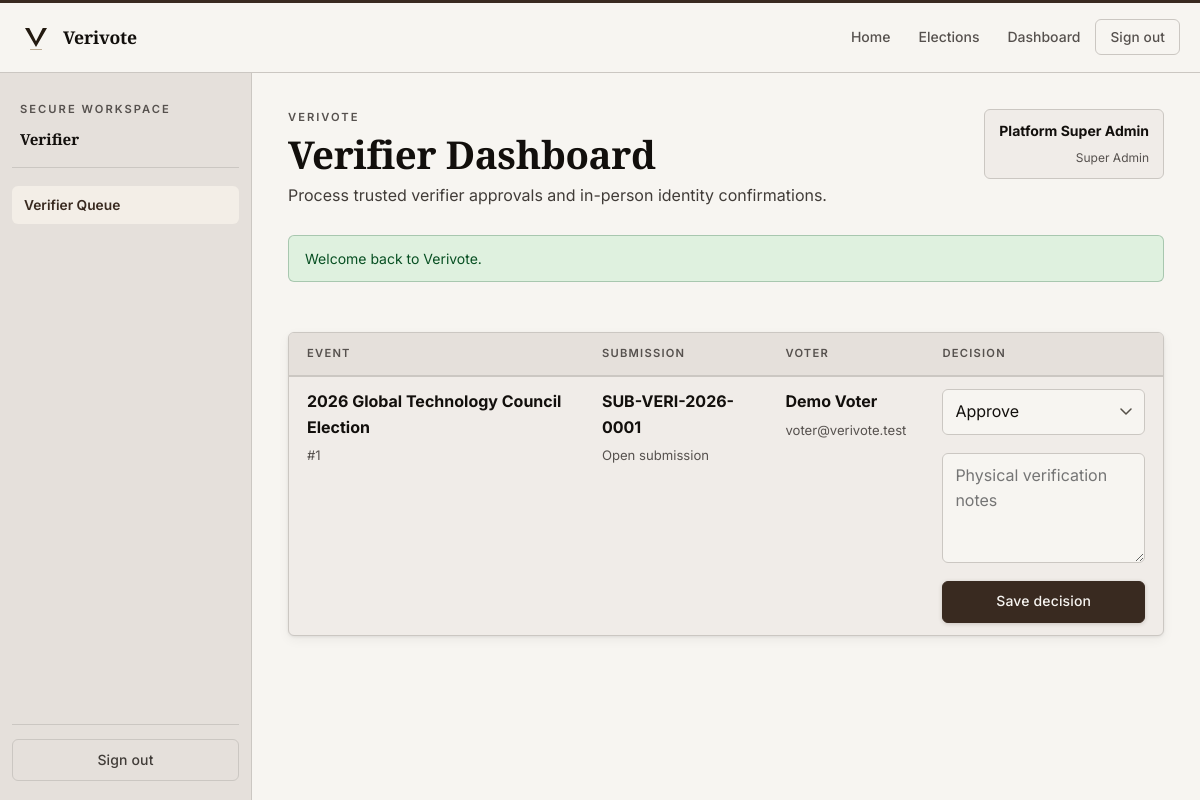
The app's page /verifier/dashboard.php (signed in), older data.
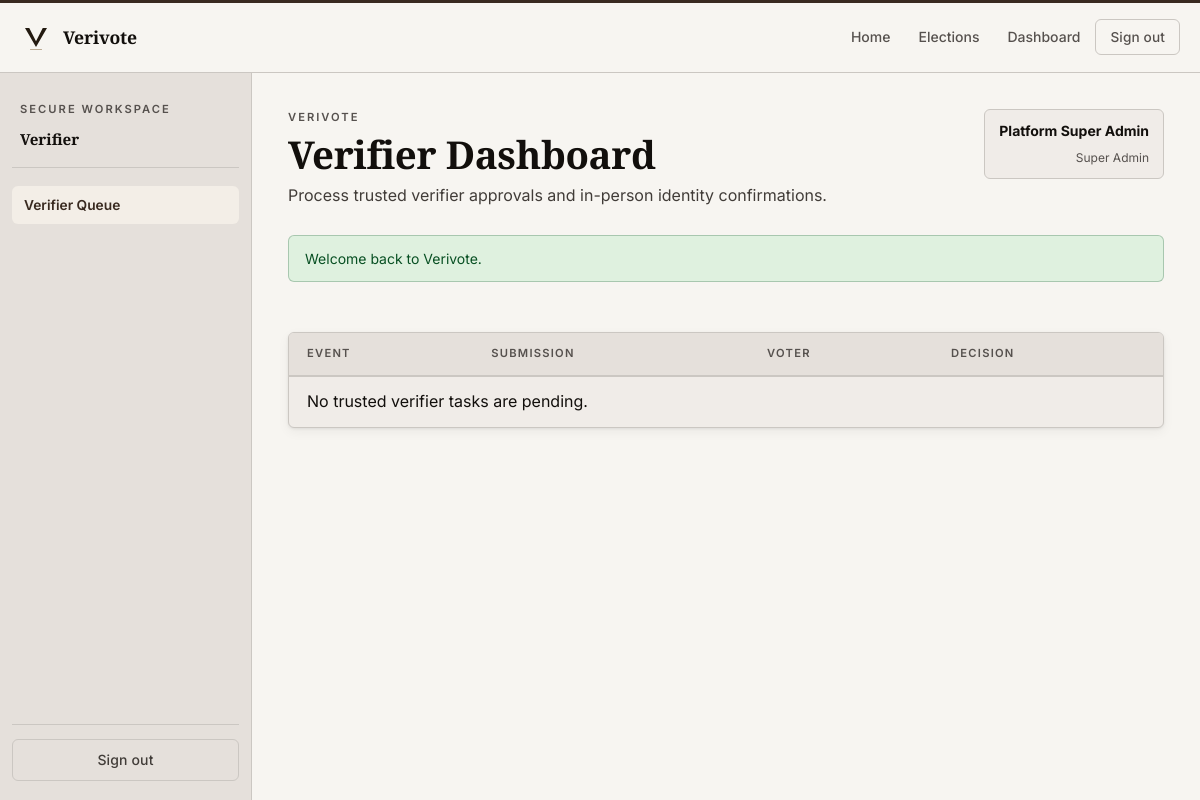
The same page, newer data.
### tables this page shows
CREATE TABLE voter_verifications (
    id BIGINT UNSIGNED AUTO_INCREMENT PRIMARY KEY,
    submission_id BIGINT UNSIGNED NOT NULL,
    verification_method_id BIGINT UNSIGNED NOT NULL,
    is_required_snapshot TINYINT(1) NOT NULL DEFAULT 1,
    status ENUM('pending', 'under_review', 'approved', 'rejected', 'waived') NOT NULL DEFAULT 'pending',
    verifier_user_id BIGINT UNSIGNED NULL,
    notes TEXT NULL,
    verified_at DATETIME NULL,
    created_at TIMESTAMP NOT NULL DEFAULT CURRENT_TIMESTAMP,
    updated_at TIMESTAMP NOT NULL DEFAULT CURRENT_TIMESTAMP ON UPDATE CURRENT_TIMESTAMP,
    UNIQUE KEY uniq_submission_method (submission_id, verification_method_id),
    CONSTRAINT fk_voter_verifications_submission FOREIGN KEY (submission_id) REFERENCES voter_event_submissions(id) ON DELETE CASCADE,
    CONSTRAINT fk_voter_verifications_method FOREIGN KEY (verification_method_id) REFERENCES verification_methods(id) ON DELETE CASCADE,
    CONSTRAINT fk_voter_verifications_user FOREIGN KEY (verifier_user_id) REFERENCES users(id) ON DELETE SET NULL
);

CREATE TABLE events (
    id BIGINT UNSIGNED AUTO_INCREMENT PRIMARY KEY,
    created_by BIGINT UNSIGNED NOT NULL,
    title VARCHAR(200) NOT NULL,
    slug VARCHAR(220) NOT NULL UNIQUE,
    description TEXT NOT NULL,
    ballot_type ENUM('single_choice') NOT NULL DEFAULT 'single_choice',
    status ENUM('draft', 'scheduled', 'active', 'closed', 'archived') NOT NULL DEFAULT 'draft',
    start_at DATETIME NOT NULL,
    end_at DATETIME NOT NULL,
    timezone VARCHAR(80) NOT NULL DEFAULT 'UTC',
    result_visibility ENUM('private', 'public_after_close', 'public_live') NOT NULL DEFAULT 'public_after_close',
    personal_verification_enabled TINYINT(1) NOT NULL DEFAULT 1,
    public_audit_enabled TINYINT(1) NOT NULL DEFAULT 1,
    allow_self_registration TINYINT(1) NOT NULL DEFAULT 1,
    max_votes_per_token TINYINT UNSIGNED NOT NULL DEFAULT 1,
    verification_policy ENUM('all_required', 'any_one', 'custom') NOT NULL DEFAULT 'all_required',
    eligibility_rules TEXT NULL,
    event_notice TEXT NULL,
    created_at TIMESTAMP NOT NULL DEFAULT CURRENT_TIMESTAMP,
    updated_at TIMESTAMP NOT NULL DEFAULT CURRENT_TIMESTAMP ON UPDATE CURRENT_TIMESTAMP,
    CONSTRAINT fk_events_creator FOREIGN KEY (created_by) REFERENCES users(id)
);

CREATE TABLE voter_event_submissions (
    id BIGINT UNSIGNED AUTO_INCREMENT PRIMARY KEY,
    event_id BIGINT UNSIGNED NOT NULL,
    user_id BIGINT UNSIGNED NOT NULL,
    submission_reference VARCHAR(36) NOT NULL UNIQUE,
    status ENUM('pending', 'under_review', 'approved', 'rejected') NOT NULL DEFAULT 'pending',
    approval_notes TEXT NULL,
    submitted_at DATETIME NOT NULL DEFAULT CURRENT_TIMESTAMP,
    approved_at DATETIME NULL,
    approved_by BIGINT UNSIGNED NULL,
    last_reviewed_at DATETIME NULL,
    created_at TIMESTAMP NOT NULL DEFAULT CURRENT_TIMESTAMP,
    updated_at TIMESTAMP NOT NULL DEFAULT CURRENT_TIMESTAMP ON UPDATE CURRENT_TIMESTAMP,
    UNIQUE KEY uniq_submission (event_id, user_id),
    CONSTRAINT fk_submissions_event FOREIGN KEY (event_id) REFERENCES events(id) ON DELETE CASCADE,
    CONSTRAINT fk_submissions_user FOREIGN KEY (user_id) REFERENCES users(id) ON DELETE CASCADE,
    CONSTRAINT fk_submissions_approver FOREIGN KEY (approved_by) REFERENCES users(id) ON DELETE SET NULL
);

CREATE TABLE users (
    id BIGINT UNSIGNED AUTO_INCREMENT PRIMARY KEY,
    role_id INT UNSIGNED NOT NULL,
    full_name VARCHAR(150) NOT NULL,
    email VARCHAR(190) NOT NULL UNIQUE,
    phone VARCHAR(40) NOT NULL UNIQUE,
    password_hash VARCHAR(255) NOT NULL,
    status ENUM('pending', 'active', 'suspended') NOT NULL DEFAULT 'pending',
    email_verified_at DATETIME NULL,
    phone_verified_at DATETIME NULL,
    last_login_at DATETIME NULL,
    failed_login_count INT UNSIGNED NOT NULL DEFAULT 0,
    created_at TIMESTAMP NOT NULL DEFAULT CURRENT_TIMESTAMP,
    updated_at TIMESTAMP NOT NULL DEFAULT CURRENT_TIMESTAMP ON UPDATE CURRENT_TIMESTAMP,
    CONSTRAINT fk_users_role FOREIGN KEY (role_id) REFERENCES roles(id)
);

### includes/helpers.php (called while the page is built, shortened)
<?php
function app_config(?string $key = null, mixed $default = null): mixed
{
    global $appConfig;
    $segments = explode('.', $key);
    $value = $appConfig;
    foreach ($segments as $segment) {
        $value = $value[$segment];
    }
    return $value;
}
function app_base_path(): string
{
    static $cached = null;
    if (is_string($cached)) {
        return $cached;
    }
    $documentRoot = realpath((string) ($_SERVER['DOCUMENT_ROOT'] ?? ''));
    $projectRoot = realpath(BASE_PATH);
    $documentRoot = str_replace('\\', '/', $documentRoot);
    $projectRoot = str_replace('\\', '/', $projectRoot);
    if ($projectRoot === $documentRoot) {
        $cached = '';
        return $cached;
    }
    $prefix = rtrim($documentRoot, '/') . '/';
    $relative = trim(substr($projectRoot, strlen($prefix)), '/');
    $cached = $relative === '' ? '' : '/' . $relative;
    return $cached;
}
function base_url(string $path = ''): string
{
    $appUrl = (string) app_config('app_url', '');
    $path = '/' . ltrim($path, '/');
    $basePath = app_base_path();
    if ($basePath === '') {
        return $path;
    }
    return $path === '/' ? $basePath . '/' : $basePath . $path;
}
function e(null|string|int|float $value): string
{
    return htmlspecialchars((string) $value, ENT_QUOTES | ENT_SUBSTITUTE, 'UTF-8');
}
function fetch_all(string $sql, array $params = []): array
{
    $statement = db()->prepare($sql);
    $statement->execute($params);
    return $statement->fetchAll();
}

### includes/flash.php (called while the page is built, shortened)
<?php
function pull_flashes(): array
{
    $messages = $_SESSION['flash_messages'] ?? [];
    return $messages;
}

### includes/auth.php (called while the page is built, shortened)
<?php
function current_user(bool $refresh = false): ?array
{
    if (!$refresh && isset($_SESSION['cached_user'])) {
        return $_SESSION['cached_user'];
    }
    $user = fetch_one(
        'SELECT users.*, roles.slug AS role_slug, roles.name AS role_name
         FROM users
         INNER JOIN roles ON roles.id = users.role_id
         WHERE users.id = :user_id',
        ['user_id' => (int) $_SESSION['user_id']]
    );
    return $user;
}
function current_role_slug(): ?string
{
    return current_user()['role_slug'] ?? null;
}
function has_role(string|array $roleSlug): bool
{
    $current = current_role_slug();
    if (is_array($roleSlug)) {
        return in_array($current, $roleSlug, true);
    }
    return $current === $roleSlug;
}

### config/database.php (called while the page is built, shortened)
<?php
function db(): PDO
{
    $config = app_config('db');
    $dsn = sprintf(
        'mysql:host=%s;port=%s;dbname=%s;charset=%s',
        $config['host'],
        $config['port'],
        $config['name'],
        $config['charset']
    );
    $pdo = new PDO($dsn, $config['user'], $config['pass'], [
        PDO::ATTR_ERRMODE => PDO::ERRMODE_EXCEPTION,
        PDO::ATTR_DEFAULT_FETCH_MODE => PDO::FETCH_ASSOC,
        PDO::ATTR_EMULATE_PREPARES => false,
    ]);
    return $pdo;
}

### verifier/dashboard.php (the view, shortened to what the changed rows need)
<?php
$user = current_user();
$queue = has_role('super_admin')
    ? fetch_all(
        'SELECT vv.*, vm.label, ves.submission_reference, ves.id AS submission_id, events.id AS event_id, events.title AS event_title,
                users.full_name, users.email
         FROM voter_verifications vv
         INNER JOIN verification_methods vm ON vm.id = vv.verification_method_id
         INNER JOIN voter_event_submissions ves ON ves.id = vv.submission_id
         INNER JOIN events ON events.id = ves.event_id
         INNER JOIN users ON users.id = ves.user_id
         WHERE vm.method_key = "trusted_verifier" AND vv.status IN ("pending", "under_review")
         ORDER BY vv.id ASC'
    )
    : fetch_all(
        'SELECT vv.*, vm.label, ves.submission_reference, ves.id AS submission_id, events.id AS event_id, events.title AS event_title,
                users.full_name, users.email
         FROM voter_verifications vv
         INNER JOIN verification_methods vm ON vm.id = vv.verification_method_id
         INNER JOIN voter_event_submissions ves ON ves.id = vv.submission_id
         INNER JOIN events ON events.id = ves.event_id
         INNER JOIN users ON users.id = ves.user_id
         INNER JOIN verifiers ON verifiers.event_id = events.id AND verifiers.user_id = :user_id AND verifiers.is_active = 1
         WHERE vm.method_key = "trusted_verifier" AND vv.status IN ("pending", "under_review")
         ORDER BY vv.id ASC',
        ['user_id' => $user['id']]
    );
$pageHeading = 'Verifier Dashboard';
$isDashboard = true;
$sidebarContext = 'verifier';
$activeSidebar = 'verifier-dashboard';
include dirname(__DIR__) . '/includes/header.php';
?>
<section class="table-wrap">
    <table>
        <thead>
        <tr>
            <th>Event</th>
            <th>Submission</th>
            <th>Voter</th>
            <th>Decision</th>
        </tr>
        </thead>
        <tbody>
        <?php if (!$queue): ?>
            <tr><td colspan="4">No trusted verifier tasks are pending.</td></tr>
        <?php else: ?>
            <?php foreach ($queue as $item): ?>
                <tr>
                    <td>
                        <strong><?= e($item['event_title']); ?></strong>
                        <p>#<?= e((string) $item['event_id']); ?></p>
                    </td>
                    <td>
                        <strong><?= e($item['submission_reference']); ?></strong>
                        <p><a href="<?= e(base_url('/creator/verifications.php?event=' . $item['event_id'] . '&submission=' . $item['submission_id'])); ?>">Open submission</a></p>
                    </td>
                    <td>
                        <strong><?= e($item['full_name']); ?></strong>
                        <p><?= e($item['email']); ?></p>
                    </td>
                    <td>
                        <form method="post" class="form-grid form-grid--single">
                            <select name="status">
                                <option value="approved">Approve</option>
                            </select>
                            <textarea name="notes" placeholder="Physical verification notes"></textarea>
                            <button class="button button--primary" type="submit">Save decision</button>
                        </form>
                    </td>
                </tr>
            <?php endforeach; ?>
        <?php endif; ?>
        </tbody>
    </table>
</section>
<?php include dirname(__DIR__) . '/includes/footer.php'; ?>

### includes/header.php (shortened to what the changed rows need)
<?php
$pageTitle = $pageTitle ?? 'Verivote';
$isDashboard = $isDashboard ?? false;
$sidebarContext = $sidebarContext ?? (current_role_slug() ?? 'voter');
$flashes = pull_flashes();
$bodyBaseUrl = rtrim(base_url(''), '/');
?>
<!DOCTYPE html>
<html lang="en">
<head>
    <link rel="stylesheet" href="<?= e(base_url('/assets/css/app.css')); ?>">
</head>
<body class="<?= $isDashboard ? 'dashboard-body' : 'public-body'; ?>" data-base-url="<?= e($bodyBaseUrl); ?>">
<?php if ($isDashboard): ?>
    <div class="app-shell">
        <?php include __DIR__ . '/sidebar.php'; ?>
        <main id="main-content" class="app-main">
            <section class="page-head">
                <div>
                    <h1><?= e($pageHeading ?? $pageTitle); ?></h1>
                </div>
            </section>
            <?php if ($flashes): ?>
                <section class="flash-stack" role="status" aria-live="polite" aria-atomic="true">
                    <?php foreach ($flashes as $flash): ?>
                        <div class="alert alert--<?= e($flash['type']); ?>"><?= e($flash['message']); ?></div>
                    <?php endforeach; ?>
                </section>
            <?php endif; ?>
<?php endif; ?>

### includes/sidebar.php (shortened to what the changed rows need)
<?php
$role = $sidebarContext ?? (current_role_slug() ?? 'voter');
$links = match ($role) {
    'super_admin' => [
        ['label' => 'Overview', 'path' => '/admin/dashboard.php', 'slug' => 'admin-dashboard'],
        ['label' => 'Privileged Users', 'path' => '/admin/users.php', 'slug' => 'admin-users'],
        ['label' => 'Voter Accounts', 'path' => '/admin/voters.php', 'slug' => 'admin-voters'],
        ['label' => 'Site Settings', 'path' => '/admin/site_settings.php', 'slug' => 'admin-site-settings'],
        ['label' => 'Audit Trail', 'path' => '/admin/audits.php', 'slug' => 'admin-audits'],
        ['label' => 'Test Settings', 'path' => '/admin/settings.php', 'slug' => 'admin-settings'],
    ],
    'event_creator' => [
        ['label' => 'Overview', 'path' => '/creator/dashboard.php', 'slug' => 'creator-dashboard'],
        ['label' => 'New / Edit Event', 'path' => '/creator/event_form.php', 'slug' => 'creator-event'],
    ],
    'co_admin' => [
        ['label' => 'Overview', 'path' => '/coadmin/dashboard.php', 'slug' => 'coadmin-dashboard'],
    ],
    'verifier' => [
        ['label' => 'Verifier Queue', 'path' => '/verifier/dashboard.php', 'slug' => 'verifier-dashboard'],
    ],
    default => [
        ['label' => 'Overview', 'path' => '/voter/dashboard.php', 'slug' => 'voter-dashboard'],
        ['label' => 'My Account', 'path' => '/voter/account.php', 'slug' => 'voter-account'],
        ['label' => 'Cast Vote', 'path' => '/voter/cast_vote.php', 'slug' => 'voter-cast'],
        ['label' => 'Verify Receipt', 'path' => '/voter/verify_vote.php', 'slug' => 'voter-verify'],
    ],
};
?>
<aside class="sidebar">
    <nav class="sidebar__nav">
        <?php foreach ($links as $link): ?>
            <a class="<?= ($activeSidebar ?? '') === $link['slug'] ? 'is-active' : ''; ?>" href="<?= e(base_url($link['path'])); ?>">
                <?= e($link['label']); ?>
            </a>
        <?php endforeach; ?>
    </nav>
</aside>

Row changes from the older to the newer data that the page shows:
removed voter_verifications: events.title "2026 Global Technology Council Election", events.id "1", submission.submission_reference "SUB-VERI-2026-0001", users.full_name "Demo Voter", users.email "voter@verivote.test"
Text that changed along with them:
text now shown: "No trusted verifier tasks are pending."
